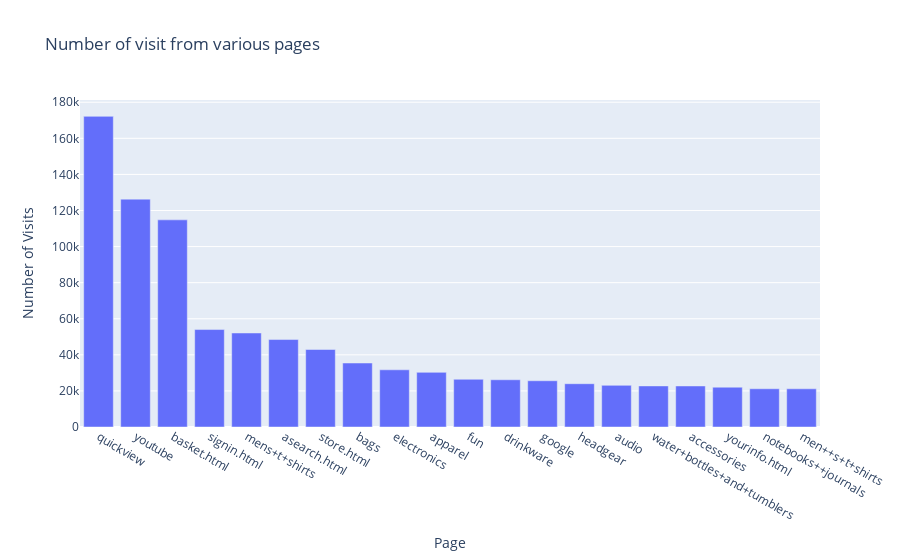

The code cell stored with this chart in its notebook:
### Code cell
# Most visited pages

query = """
SELECT
  SUBSTRING(hit.page.pagePath, INSTR(hit.page.pagePath, '/', -1) + 1) page,
  COUNT(hit.page.pagePath) number_of_visits
FROM `bigquery-public-data.google_analytics_sample.ga_sessions_*` h, UNNEST(h.hits) hit
WHERE _TABLE_SUFFIX BETWEEN '20170101' AND '20170731'
GROUP BY page
ORDER BY number_of_visits DESC
"""

df = client.query(query).to_dataframe()

fig = px.bar(df.iloc[1:21, :], x='page', y='number_of_visits',
            title='Number of visit from various pages',
            labels={'number_of_visits': 'Number of Visits', 
                    'page': 'Page'})

fig.show()

### Figure 1 — Plotly figure (JSON) as saved in the notebook; plotly's stock layout.template omitted (floating-point values rounded to 4 significant figures)
{"data": [{"alignmentgroup": "True", "hovertemplate": "Page=%{x}<br>Number of Visits=%{y}<extra></extra>", "legendgroup": "", "marker": {"color": "#636efa", "pattern": {"shape": ""}}, "name": "", "offsetgroup": "", "orientation": "v", "showlegend": false, "textposition": "auto", "type": "bar", "x": ["quickview", "youtube", "basket.html", "signin.html", "mens+t+shirts", "asearch.html", "store.html", "bags", "electronics", "apparel", "fun", "drinkware", "google", "headgear", "audio", "water+bottles+and+tumblers", "accessories", "yourinfo.html", "notebooks++journals", "men++s+t+shirts"], "xaxis": "x", "y": [172179, 126294, 114807, 54006, 52108, 48476, 42953, 35465, 31704, 30282, 26446, 26179, 25634, 23991, 23075, 22773, 22749, 22059, 21186, 21173], "yaxis": "y"}], "layout": {"barmode": "relative", "legend": {"tracegroupgap": 0}, "title": {"text": "Number of visit from various pages"}, "xaxis": {"anchor": "y", "domain": [0, 1], "title": {"text": "Page"}}, "yaxis": {"anchor": "x", "domain": [0, 1], "title": {"text": "Number of Visits"}}}}
